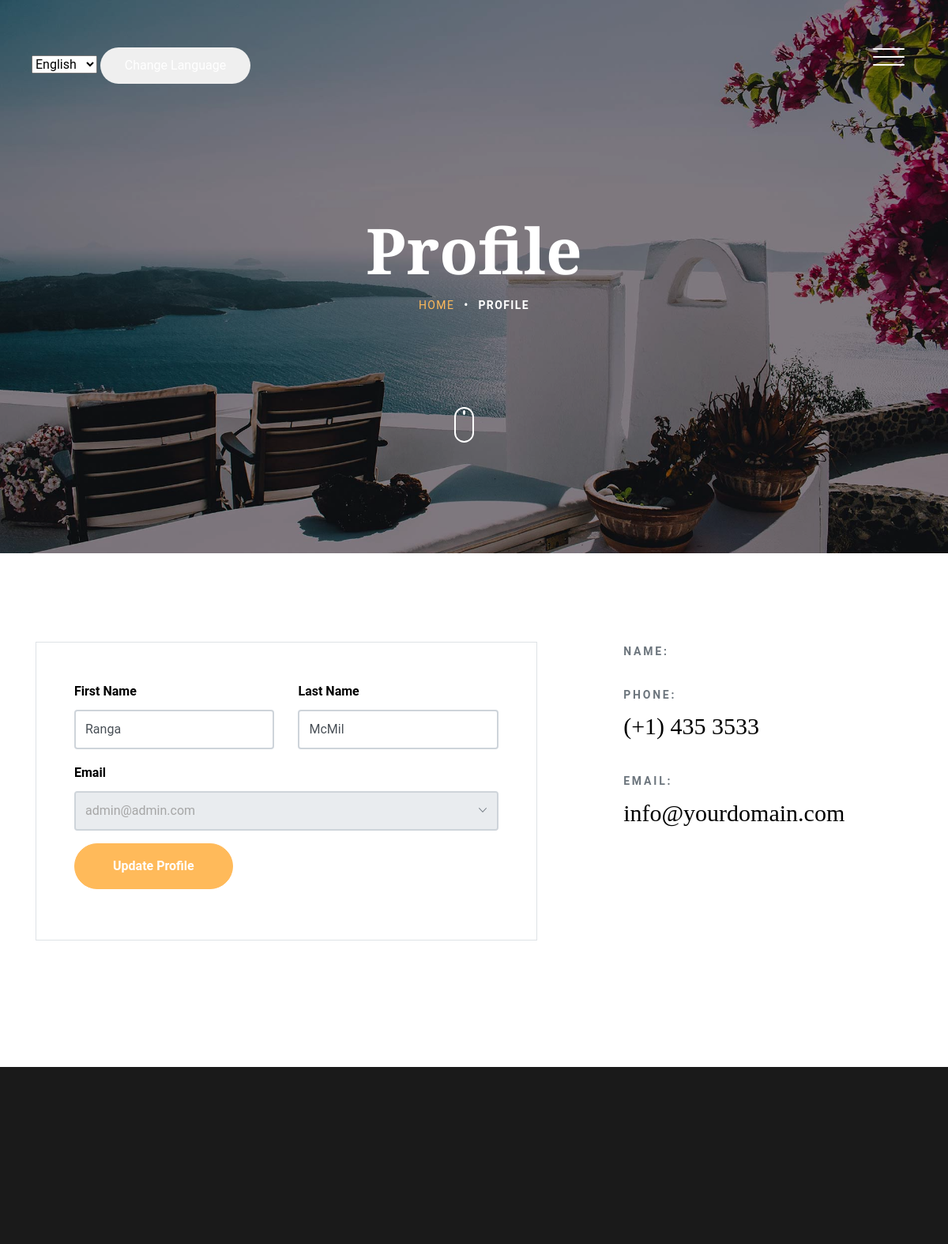
Before: /accounts/profile/update/ (signed in) with the older database file.
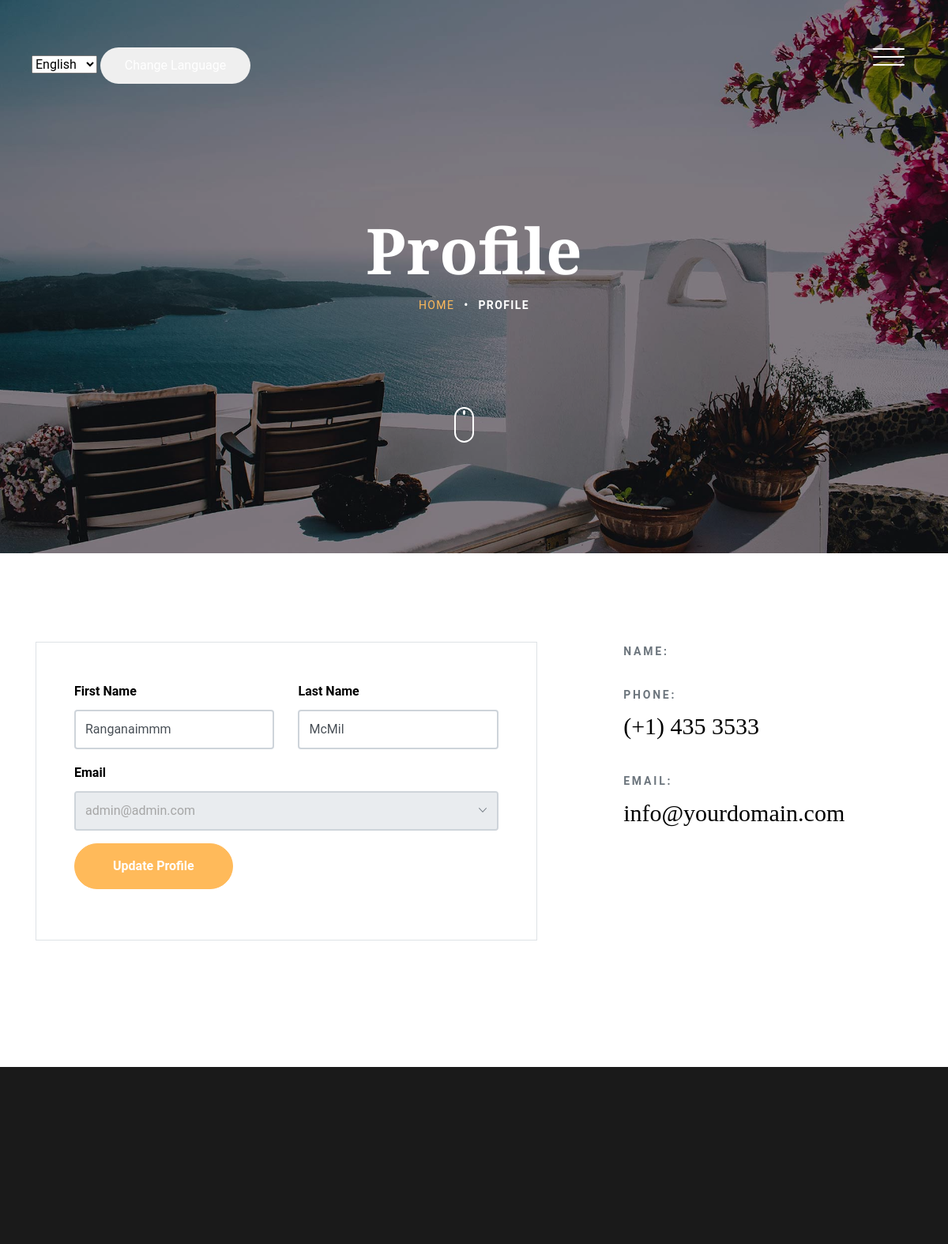
After: the same page with the newer database file.
### accounts/models.py (models this page shows, shortened)
class User(AbstractUser):
    username = None
    email = models.EmailField(_('email address'), unique=True)
    preferences = models.JSONField(blank=True, null=True)
    USERNAME_FIELD = 'email'
    REQUIRED_FIELDS = []
    objects = UserManager()  # Assign the custom manager

### accounts/views.py (the view)
# urls.py: path('profile/update/', views.ProfileUpdateView.as_view(), name='profile_update'),
class ProfileUpdateView(LoginRequiredMixin, UpdateView):
    model = User
    fields = ["first_name", "last_name"]
    success_url = reverse_lazy('recommendations:home')
    def get_form(self, form_class=None):
        form = super(ProfileUpdateView, self).get_form(form_class)
        for field in form.fields.values():
            field.widget.attrs.update({'class': 'form-control'})
        return form
    def get_object(self, queryset=None):
        return self.request.user

### accounts/templates/accounts/user_form.html (shortened to what this page needs)
{% extends 'base.html' %}
{% load i18n %}
{% block content %}
<section class="site-hero inner-page overlay" style="background-image: url(/static/images/hero_4.jpg)" data-stellar-background-ratio="0.5">
  <div class="container">
    <div class="row site-hero-inner justify-content-center align-items-center">
      <div class="col-md-10 text-center" data-aos="fade">
        <h1 class="heading mb-3">{% trans "Profile" %}</h1>
        <ul class="custom-breadcrumbs mb-4">
          <li><a href="{% url 'recommendations:home' %}">{% trans "Home" %}</a></li>
          <li>&bullet;</li>
          <li>{% trans "Profile" %}</li>
        </ul>
      </div>
    </div>
  </div>
  <a class="mouse smoothscroll" href="#next">
    <div class="mouse-icon">
      <span class="mouse-wheel"></span>
    </div>
  </a>
</section>
<section class="section contact-section" id="next">
  <div class="container">
    <div class="row">
      <div class="col-md-7" data-aos="fade-up" data-aos-delay="100">
        <form action="#" method="post" class="bg-white p-md-5 p-4 mb-5 border">
          <div class="row">
            <div class="col-md-6 form-group">
              <label class="text-black font-weight-bold" for="checkin_date">{% trans "First Name" %}</label>
              {{form.first_name}}
            </div>
            <div class="col-md-6 form-group">
              <label class="text-black font-weight-bold" for="checkout_date">{% trans "Last Name" %}</label>
              {{form.last_name}}
            </div>
          </div>
          <div class="row">
            <div class="col-md-12 form-group">
              <label for="adults" class="font-weight-bold text-black">{% trans "Email" %}</label>
              <div class="field-icon-wrap">
                <div class="icon"><span class="ion-ios-arrow-down"></span></div>
                <input type="text" id="" class="form-control" disabled value="{{user.email}}">
              </div>
            </div>
          </div>
          <div class="row">
            <div class="col-md-6 form-group">
              <input type="submit" value="Update Profile" class="btn btn-primary text-white py-3 px-5 font-weight-bold">
            </div>
          </div>
        </form>
      </div>
      <div class="col-md-5" data-aos="fade-up" data-aos-delay="200">
        <div class="row">
          <div class="col-md-10 ml-auto contact-info">
            <p><span class="d-block">Name:</span> </p>
            <p><span class="d-block">Phone:</span> <span class="text-black"> (+1) 435 3533</span></p>
            <p><span class="d-block">Email:</span> <span class="text-black"> info@yourdomain.com</span></p>
          </div>
        </div>
      </div>
    </div>
  </div>
</section>
{% endblock %}

Changed rows visible on the page:
changed User "McMil": first_name "Ranga" → "Ranganaimmm"
